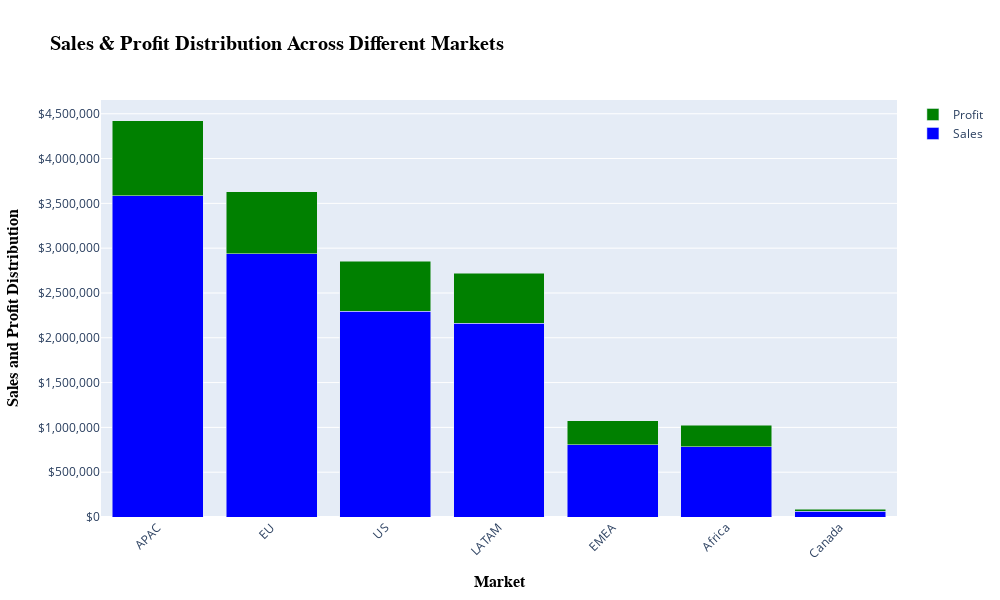

Notebook source saved alongside this figure:
### Code cell
import plotly.graph_objects as go
fig = go.Figure()
fig.add_trace(go.Bar(x = msp['Market'], y = msp['Sales'],  name = 'Sales',hovertemplate='Sales: $%{y:.0f}<extra></extra>', marker = dict(color = 'Blue')))
fig.add_trace(go.Bar(x = msp['Market'], y = msp['Profit'],  name = 'Profit',hovertemplate='Profit: $%{y:.0f}<extra></extra>', marker = dict(color = 'Green')))

fig.update_layout(
    title=dict(
        text='Sales & Profit Distribution Across Different Markets',
        font=dict(size=20, family='Arial', color='black', weight='bold')  # Title font
    ),
    xaxis=dict(
        title=dict(
            text='Market',
            font=dict(size=16, family='Arial', color='black', weight='bold')
        ),
        tickangle=-45
    ),
    yaxis=dict(
        title = dict(text='Sales and Profit Distribution',
            font = dict(size=16, family='Arial', color='black', weight='bold')
        ), 
        tickprefix='$',
        tickformat=',.0f',
        separatethousands=True
    ),
    width=1000,
    height=600,
    barmode='stack'
)

### Figure 1 — Plotly figure (JSON) as saved in the notebook; plotly's stock layout.template omitted (floating-point values rounded to 4 significant figures)
{"data": [{"hovertemplate": "Sales: $%{y:.0f}<extra></extra>", "marker": {"color": "Blue"}, "name": "Sales", "type": "bar", "x": ["APAC", "EU", "US", "LATAM", "EMEA", "Africa", "Canada"], "y": [3586000.0, 2938000.0, 2297000.0, 2165000.0, 806200.0, 783800.0, 66930.0]}, {"hovertemplate": "Profit: $%{y:.0f}<extra></extra>", "marker": {"color": "Green"}, "name": "Profit", "type": "bar", "x": ["APAC", "EU", "US", "LATAM", "EMEA", "Africa", "Canada"], "y": [835100.0, 689600.0, 557800.0, 553800.0, 265900.0, 241200.0, 17820.0]}], "layout": {"barmode": "stack", "height": 600, "title": {"font": {"color": "black", "family": "Arial", "size": 20, "weight": "bold"}, "text": "Sales & Profit Distribution Across Different Markets"}, "width": 1000, "xaxis": {"tickangle": -45, "title": {"font": {"color": "black", "family": "Arial", "size": 16, "weight": "bold"}, "text": "Market"}}, "yaxis": {"separatethousands": true, "tickformat": ",.0f", "tickprefix": "$", "title": {"font": {"color": "black", "family": "Arial", "size": 16, "weight": "bold"}, "text": "Sales and Profit Distribution"}}}}
